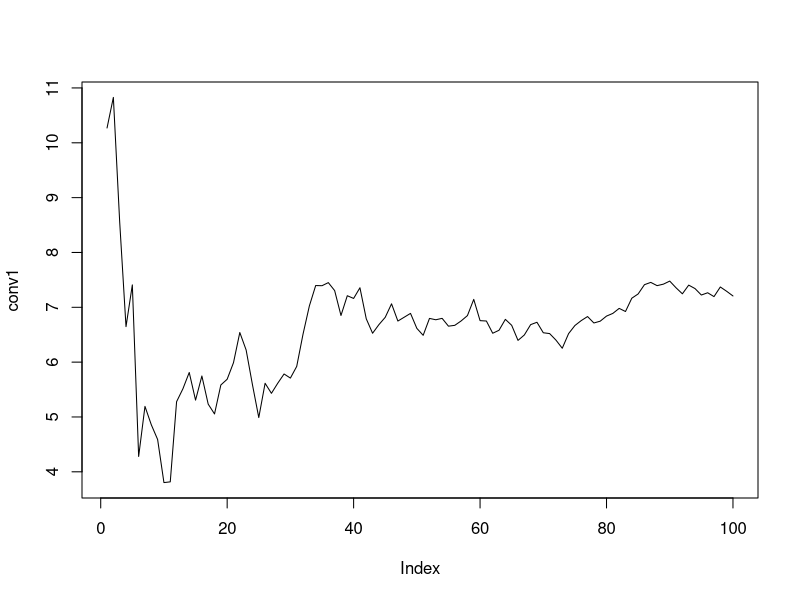
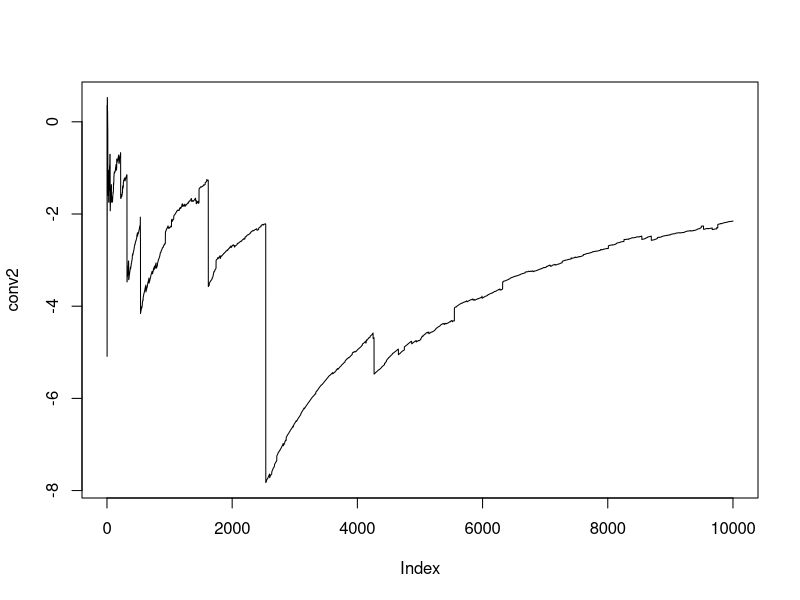
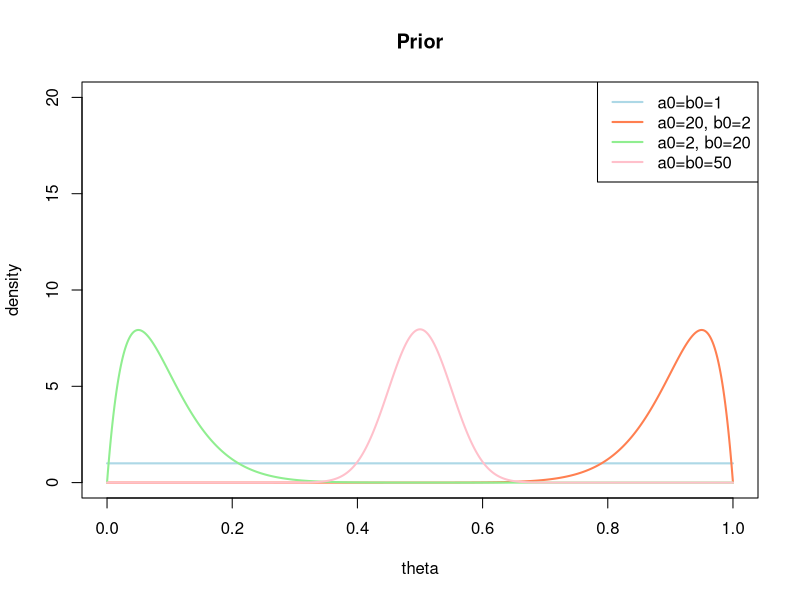
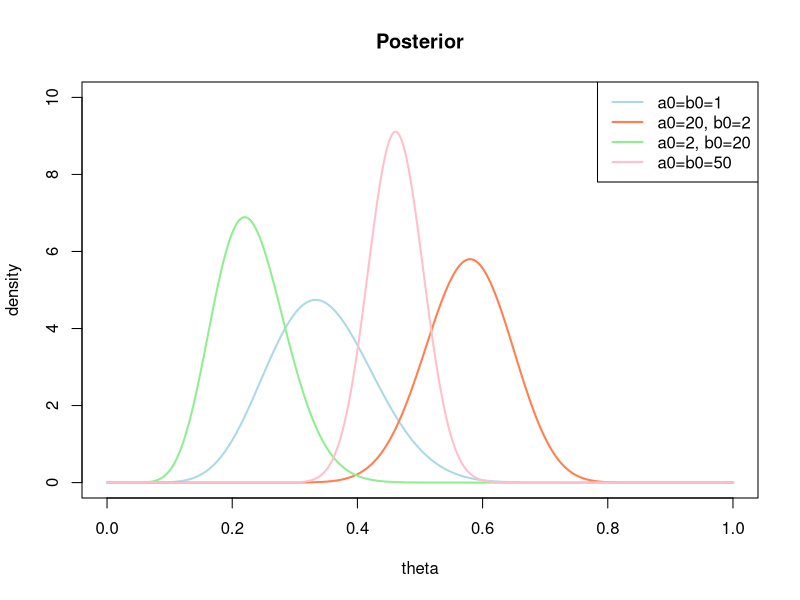
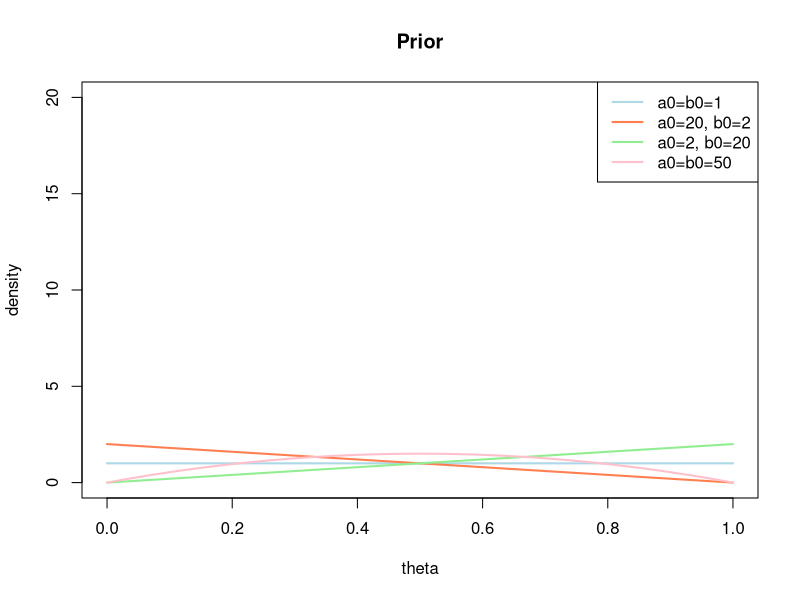
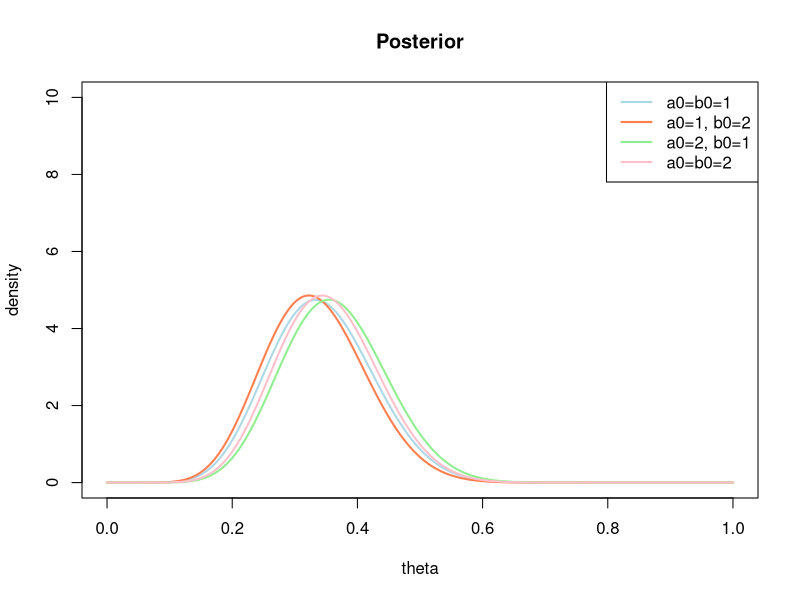
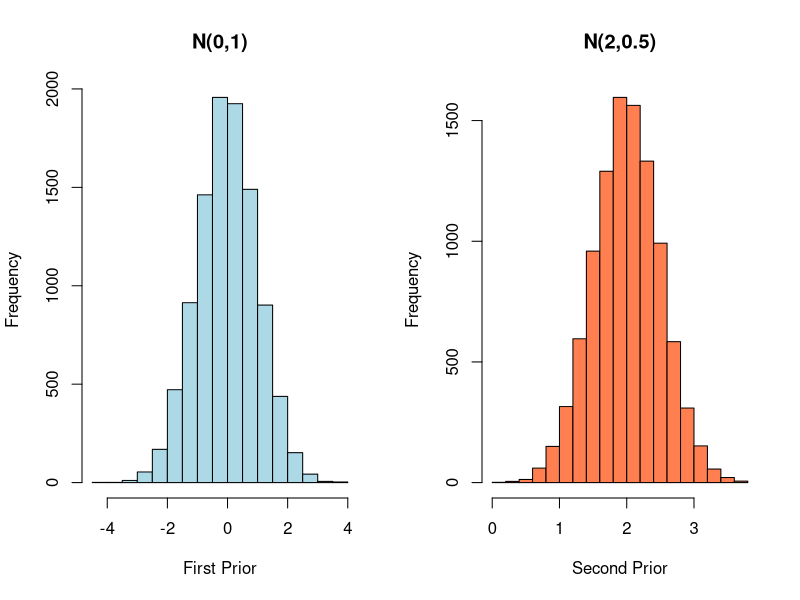
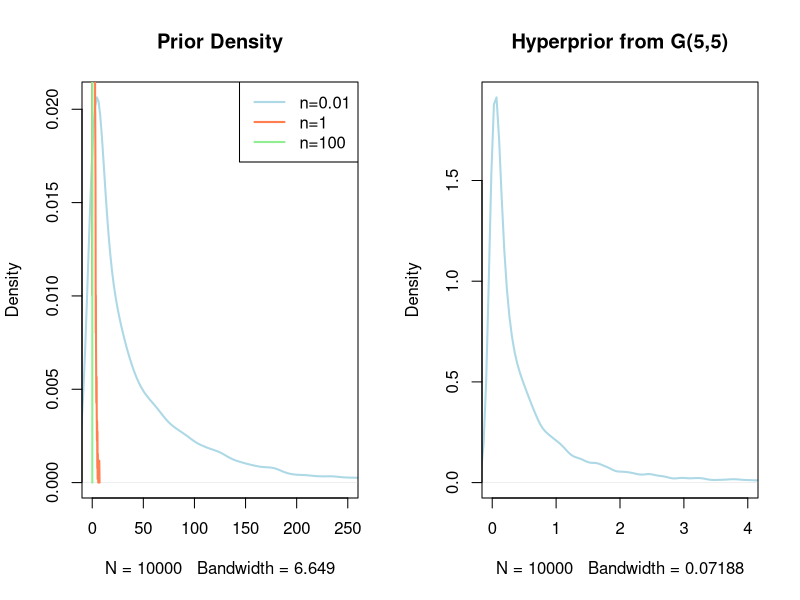

Source code (R) for these figures, in order:
## ---- chunk 1
set.seed(12345)
draws1 <- rnorm(n=100,mean=5,sd=9)
conv1 <- cumsum(draws1)/1:100

draws2 <- rnorm(10000,mean=0,sd=1)/rnorm(10000,mean=0,sd=1)
conv2 <- cumsum(draws2)/1:10000

plot(conv1,type="l")
plot(conv2,type="l")
## ---- chunk 2
theta <- seq(0,1,length=1000)
plot(theta, dbeta(theta, 1,1), col="lightblue", lwd=2,
type="l", ylab="density", xlab="theta", main="Prior", ylim=c(0,20))
lines(theta, dbeta(theta, 20,2), col="coral", lwd=2)
lines(theta, dbeta(theta, 2,20), col="lightgreen", lwd=2)
lines(theta, dbeta(theta, 50,50), col="pink", lwd=2)
legend("topright", c("a0=b0=1", "a0=20, b0=2", "a0=2, b0=20", "a0=b0=50"),
lwd=c(2,2,2), col=c("lightblue", "coral", "lightgreen", "pink"))

## ---- chunk 3
plot(theta, dbeta(theta, 1+10,1+20), type="l", col="lightblue", lwd=2,
ylab="density", xlab="theta", main="Posterior",ylim=c(0,10))
lines(theta, dbeta(theta, 20+10,2+20), col="coral", lwd=2)
lines(theta, dbeta(theta, 2+10,20+20), col="lightgreen", lwd=2)
lines(theta, dbeta(theta, 50+10,50+20), col="pink", lwd=2)
legend("topright", c("a0=b0=1", "a0=20, b0=2", "a0=2, b0=20", "a0=b0=50"),
lwd=c(2,2,2), col=c("lightblue", "coral", "lightgreen", "pink"))
## ---- chunk 4
theta <- seq(0,1,length=1000)
plot(theta, dbeta(theta, 1,1), col="lightblue", lwd=2,
type="l", ylab="density", xlab="theta", main="Prior", ylim=c(0,20))
lines(theta, dbeta(theta, 1,2), col="coral", lwd=2)
lines(theta, dbeta(theta, 2,1), col="lightgreen", lwd=2)
lines(theta, dbeta(theta, 2,2), col="pink", lwd=2)
legend("topright", c("a0=b0=1", "a0=20, b0=2", "a0=2, b0=20", "a0=b0=50"),
lwd=c(2,2,2), col=c("lightblue", "coral", "lightgreen", "pink"))

plot(theta, dbeta(theta, 1+10,1+20), type="l", col="lightblue", lwd=2,
ylab="density", xlab="theta", main="Posterior",ylim=c(0,10))
lines(theta, dbeta(theta, 1+10,2+20), col="coral", lwd=2)
lines(theta, dbeta(theta, 2+10,1+20), col="lightgreen", lwd=2)
lines(theta, dbeta(theta, 2+10,2+20), col="pink", lwd=2)
legend("topright", c("a0=b0=1", "a0=1, b0=2", "a0=2, b0=1", "a0=b0=2"),
lwd=c(2,2,2), col=c("lightblue", "coral", "lightgreen", "pink"))
## ---- chunk 5
n <- 10000
set.seed(202020)
prior1 <- rnorm(n)
prior2 <- rnorm(n,mean=2,sd=1/2)

par(mfrow=c(1,2))
hist(prior1,xlab="First Prior",col="lightblue",main="N(0,1)")
hist(prior2,xlab="Second Prior",col="coral",main="N(2,0.5)")
## ---- chunk 6
set.seed(1234)
prior1 <- rgamma(10000,shape=0.5,rate=0.01)
prior2 <- rgamma(10000,shape=0.5,rate=1)
prior3 <- rgamma(10000,shape=0.5,rate=100)

plot(density(prior1),col="lightblue",xlim=c(0,250),lwd=2,main="Prior Density")
lines(density(prior2), col = "coral",lwd=2)
lines(density(prior3), col = "lightgreen",lwd=2)
legend("topright", c("n=0.01", "n=1", "n=100"),
       col =c("lightblue","coral","lightgreen"), lwd=2)
## ---- chunk 7
prior_eta <- rgamma(10000,shape=5,rate=5)
#prior_variance <- 1/rgamma(10000,shape=0.5,rate=prior_eta)
prior_variance <- rgamma(10000,shape=0.5,rate=prior_eta)
plot(density(prior_variance),main="Hyperprior from G(5,5)",col="lightblue",lwd=2,xlim=c(0,4))


eta_draws = rgamma(1e4, shape = 0.1, rate = 0.1)
var_draws = 1/rgamma(1e4, shape = 0.5, rate = eta_draws)
var_draws = var_draws[var_draws <= 1e3]
plot(density(var_draws),xlim=c(-1,20))

set.seed(55555555)
prior_eta <- rgamma(10000,shape=5,rate=5)
#prior_variance <- 1/rgamma(10000,shape=0.5,rate=prior_eta)
prior_variance <- rgamma(10000,shape=0.5,rate=prior_eta)
plot(density(prior_variance),main="Hyperprior from G(5,5)",col="lightblue",lwd=2,xlim=c(0,4))
